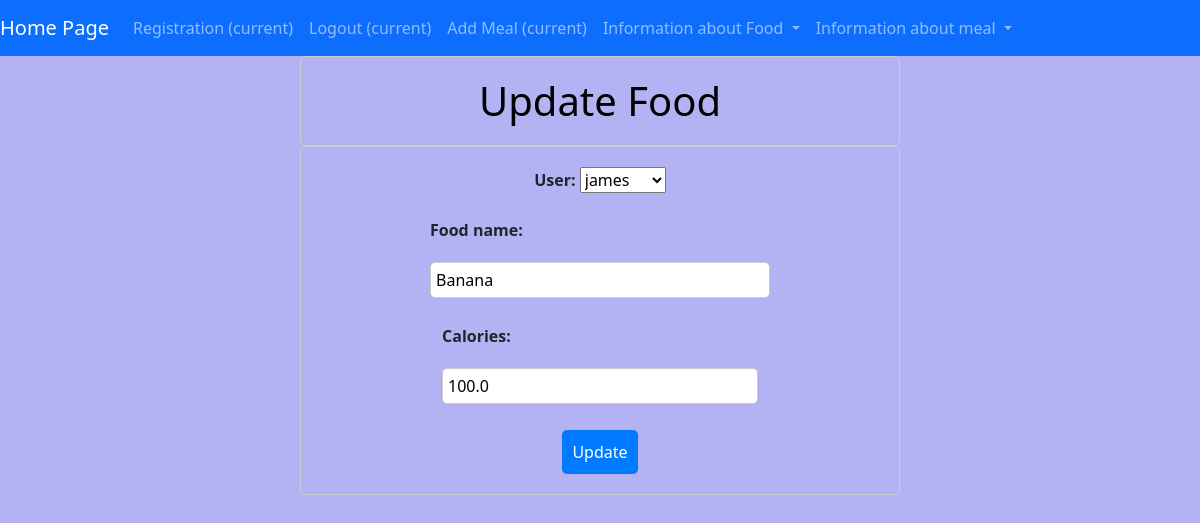
/food/update/1 (signed in), run on an earlier commit of the app's database.
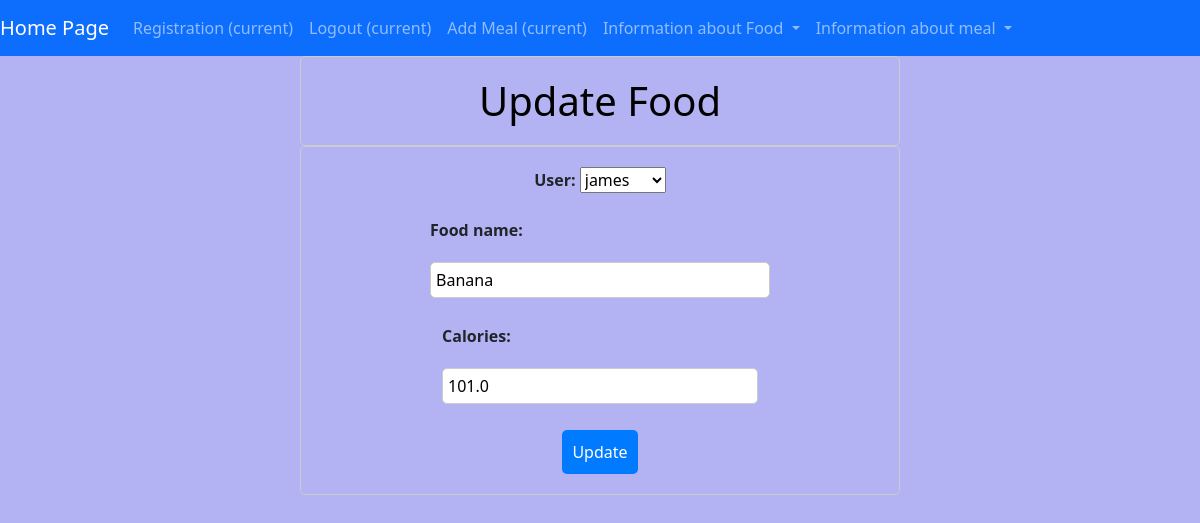
And on a later commit of the database.
### calories_counter/models.py (models this page shows, shortened)
class Food(models.Model):
    user = models.ForeignKey(settings.AUTH_USER_MODEL, on_delete=models.CASCADE)
    food_name = models.CharField(max_length=255)
    calories = models.FloatField()

### calories_counter/views.py (the view)
# urls.py: path('food/update/<int:pk>', views.FoodUpdate.as_view(), name='food_update'),
class FoodUpdate(LoginRequiredMixin, UpdateView):
    model = Food
    template_name = "calories_counter/food_update.html"
    fields = ["user", "food_name", "calories"]
    success_url = reverse_lazy('foods')

### calories_counter/templates/calories_counter/food_update.html (shortened to what this page needs)
{% extends 'base.html' %}
{% load static %}
{% block css_files %}
  <link rel="stylesheet" href="{% static 'calories_counter/food_create.css' %}">
{% endblock %}
{% block content %}
  <div id="user-add-food">
    <h1>Update Food</h1>
    <form method="post">
      {{ form.as_p }}
      <button type="submit">Update</button>
    </form>
  </div>
{% endblock %}

What changed in the data, as far as the page shows it:
changed Food "james": calories "100.0" → "101.0"
